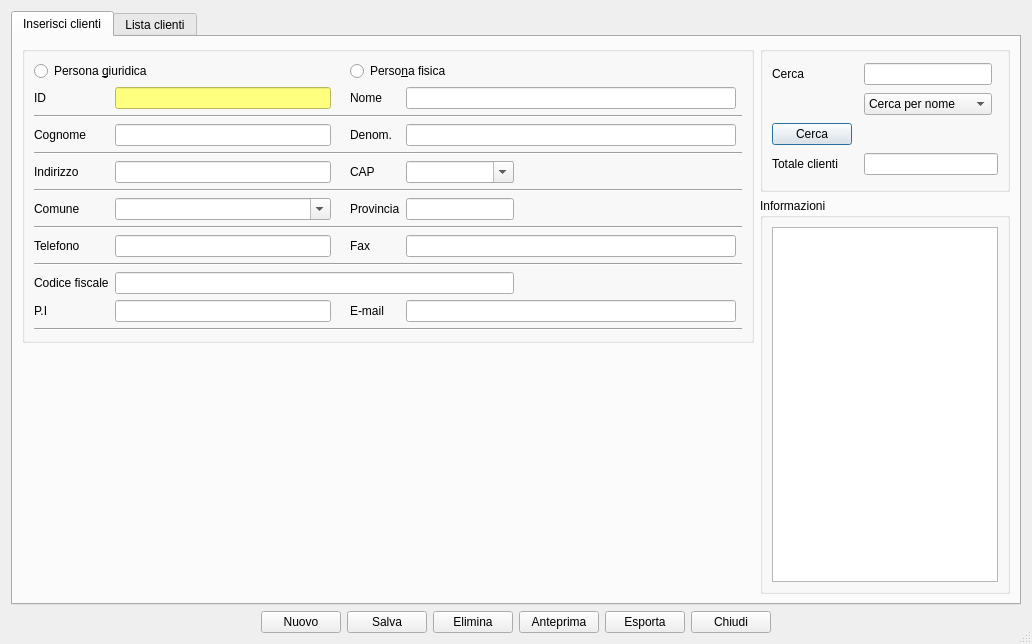
<?xml version="1.0" encoding="UTF-8"?>
<ui version="4.0">
 <class>user</class>
 <widget class="QDialog" name="user">
  <property name="windowModality">
   <enum>Qt::WindowModal</enum>
  </property>
  <property name="geometry">
   <rect>
    <x>0</x>
    <y>0</y>
    <width>1032</width>
    <height>644</height>
   </rect>
  </property>
  <property name="sizePolicy">
   <sizepolicy hsizetype="Preferred" vsizetype="Preferred">
    <horstretch>0</horstretch>
    <verstretch>0</verstretch>
   </sizepolicy>
  </property>
  <property name="windowTitle">
   <string>Clienti</string>
  </property>
  <property name="windowIcon">
   <iconset resource="../fabaria.qrc">
    <normaloff>:/images/system-users.png</normaloff>:/images/system-users.png</iconset>
  </property>
  <property name="sizeGripEnabled">
   <bool>true</bool>
  </property>
  <property name="modal">
   <bool>true</bool>
  </property>
  <layout class="QGridLayout" name="gridLayout">
   <item row="0" column="0" colspan="8">
    <widget class="QTabWidget" name="tabWidget">
     <property name="currentIndex">
      <number>0</number>
     </property>
     <widget class="QWidget" name="tab">
      <attribute name="title">
       <string>Inserisci clienti</string>
      </attribute>
      <layout class="QGridLayout" name="gridLayout_7">
       <item row="0" column="0" rowspan="2">
        <widget class="QGroupBox" name="groupBox">
         <property name="sizePolicy">
          <sizepolicy hsizetype="Preferred" vsizetype="Preferred">
           <horstretch>0</horstretch>
           <verstretch>0</verstretch>
          </sizepolicy>
         </property>
         <property name="minimumSize">
          <size>
           <width>0</width>
           <height>0</height>
          </size>
         </property>
         <layout class="QGridLayout" name="gridLayout_5">
          <item row="4" column="1">
           <widget class="QLineEdit" name="cognome"/>
          </item>
          <item row="6" column="1">
           <widget class="QLineEdit" name="indirizzo"/>
          </item>
          <item row="6" column="3">
           <widget class="QLabel" name="label_13">
            <property name="text">
             <string>CAP</string>
            </property>
           </widget>
          </item>
          <item row="8" column="0">
           <widget class="QLabel" name="label_14">
            <property name="text">
             <string>Comune</string>
            </property>
           </widget>
          </item>
          <item row="4" column="3">
           <widget class="QLabel" name="label_12">
            <property name="text">
             <string>Denom.</string>
            </property>
           </widget>
          </item>
          <item row="6" column="0">
           <widget class="QLabel" name="label_2">
            <property name="text">
             <string>Indirizzo</string>
            </property>
           </widget>
          </item>
          <item row="0" column="0" colspan="2">
           <widget class="QRadioButton" name="radioButton">
            <property name="text">
             <string>Persona &amp;giuridica</string>
            </property>
           </widget>
          </item>
          <item row="8" column="3">
           <widget class="QLabel" name="label_15">
            <property name="text">
             <string>Provincia</string>
            </property>
           </widget>
          </item>
          <item row="10" column="0">
           <widget class="QLabel" name="label_5">
            <property name="text">
             <string>Telefono</string>
            </property>
           </widget>
          </item>
          <item row="13" column="3">
           <widget class="QLabel" name="label_6">
            <property name="text">
             <string>E-mail</string>
            </property>
           </widget>
          </item>
          <item row="4" column="0">
           <widget class="QLabel" name="label_4">
            <property name="text">
             <string>Cognome</string>
            </property>
           </widget>
          </item>
          <item row="14" column="0" colspan="10">
           <widget class="Line" name="line_3">
            <property name="orientation">
             <enum>Qt::Horizontal</enum>
            </property>
           </widget>
          </item>
          <item row="10" column="3">
           <widget class="QLabel" name="label_11">
            <property name="text">
             <string>Fax</string>
            </property>
           </widget>
          </item>
          <item row="11" column="0" colspan="10">
           <widget class="Line" name="line_2">
            <property name="orientation">
             <enum>Qt::Horizontal</enum>
            </property>
           </widget>
          </item>
          <item row="13" column="1">
           <widget class="QLineEdit" name="part_iva"/>
          </item>
          <item row="13" column="0">
           <widget class="QLabel" name="label_10">
            <property name="text">
             <string>P.I</string>
            </property>
           </widget>
          </item>
          <item row="10" column="1">
           <widget class="QLineEdit" name="telefono"/>
          </item>
          <item row="9" column="0" colspan="10">
           <widget class="Line" name="line">
            <property name="orientation">
             <enum>Qt::Horizontal</enum>
            </property>
           </widget>
          </item>
          <item row="2" column="1">
           <widget class="QLineEdit" name="id">
            <property name="styleSheet">
             <string notr="true">background-color:rgb(255, 255, 127)</string>
            </property>
            <property name="dragEnabled">
             <bool>false</bool>
            </property>
            <property name="cursorMoveStyle">
             <enum>Qt::VisualMoveStyle</enum>
            </property>
           </widget>
          </item>
          <item row="2" column="3">
           <widget class="QLabel" name="label_3">
            <property name="text">
             <string>Nome</string>
            </property>
           </widget>
          </item>
          <item row="2" column="0">
           <widget class="QLabel" name="label">
            <property name="text">
             <string>ID</string>
            </property>
           </widget>
          </item>
          <item row="12" column="0">
           <widget class="QLabel" name="label_9">
            <property name="text">
             <string>Codice fiscale</string>
            </property>
           </widget>
          </item>
          <item row="8" column="1">
           <widget class="QComboBox" name="comune">
            <property name="editable">
             <bool>true</bool>
            </property>
           </widget>
          </item>
          <item row="8" column="4" colspan="4">
           <widget class="QLineEdit" name="prov"/>
          </item>
          <item row="12" column="1" colspan="7">
           <widget class="QLineEdit" name="cod_f"/>
          </item>
          <item row="7" column="0" colspan="10">
           <widget class="Line" name="line_6">
            <property name="orientation">
             <enum>Qt::Horizontal</enum>
            </property>
           </widget>
          </item>
          <item row="5" column="0" colspan="10">
           <widget class="Line" name="line_5">
            <property name="orientation">
             <enum>Qt::Horizontal</enum>
            </property>
           </widget>
          </item>
          <item row="3" column="0" colspan="10">
           <widget class="Line" name="line_4">
            <property name="orientation">
             <enum>Qt::Horizontal</enum>
            </property>
           </widget>
          </item>
          <item row="12" column="8">
           <widget class="QLabel" name="codfis_image">
            <property name="text">
             <string/>
            </property>
           </widget>
          </item>
          <item row="13" column="2">
           <widget class="QLabel" name="codiva_image">
            <property name="text">
             <string/>
            </property>
           </widget>
          </item>
          <item row="0" column="3" colspan="5">
           <widget class="QRadioButton" name="radioButton_2">
            <property name="text">
             <string>Perso&amp;na fisica</string>
            </property>
           </widget>
          </item>
          <item row="2" column="4" colspan="5">
           <widget class="QLineEdit" name="nome">
            <property name="cursorMoveStyle">
             <enum>Qt::VisualMoveStyle</enum>
            </property>
           </widget>
          </item>
          <item row="4" column="4" colspan="5">
           <widget class="QLineEdit" name="denom"/>
          </item>
          <item row="0" column="8">
           <spacer name="horizontalSpacer_4">
            <property name="orientation">
             <enum>Qt::Horizontal</enum>
            </property>
            <property name="sizeHint" stdset="0">
             <size>
              <width>40</width>
              <height>20</height>
             </size>
            </property>
           </spacer>
          </item>
          <item row="6" column="4" colspan="4">
           <widget class="QComboBox" name="cap">
            <property name="editable">
             <bool>true</bool>
            </property>
           </widget>
          </item>
          <item row="6" column="8">
           <spacer name="horizontalSpacer_5">
            <property name="orientation">
             <enum>Qt::Horizontal</enum>
            </property>
            <property name="sizeHint" stdset="0">
             <size>
              <width>40</width>
              <height>20</height>
             </size>
            </property>
           </spacer>
          </item>
          <item row="8" column="8">
           <spacer name="horizontalSpacer_6">
            <property name="orientation">
             <enum>Qt::Horizontal</enum>
            </property>
            <property name="sizeHint" stdset="0">
             <size>
              <width>40</width>
              <height>20</height>
             </size>
            </property>
           </spacer>
          </item>
          <item row="10" column="4" colspan="5">
           <widget class="QLineEdit" name="fax"/>
          </item>
          <item row="13" column="4" colspan="5">
           <widget class="QLineEdit" name="email"/>
          </item>
         </layout>
        </widget>
       </item>
       <item row="0" column="1">
        <widget class="QGroupBox" name="groupBox_2">
         <property name="minimumSize">
          <size>
           <width>250</width>
           <height>0</height>
          </size>
         </property>
         <property name="maximumSize">
          <size>
           <width>250</width>
           <height>16777215</height>
          </size>
         </property>
         <property name="title">
          <string/>
         </property>
         <layout class="QGridLayout" name="gridLayout_3">
          <item row="0" column="2">
           <widget class="QLineEdit" name="cerca"/>
          </item>
          <item row="3" column="0" colspan="2">
           <widget class="QLabel" name="label_7">
            <property name="text">
             <string>Totale clienti</string>
            </property>
           </widget>
          </item>
          <item row="1" column="2">
           <widget class="QComboBox" name="combo_pref">
            <item>
             <property name="text">
              <string>Cerca per nome</string>
             </property>
            </item>
            <item>
             <property name="text">
              <string>Cerca per cognome</string>
             </property>
            </item>
            <item>
             <property name="text">
              <string>Cerca per denominazione</string>
             </property>
            </item>
           </widget>
          </item>
          <item row="0" column="0">
           <widget class="QLabel" name="label_8">
            <property name="text">
             <string>Cerca</string>
            </property>
           </widget>
          </item>
          <item row="2" column="0">
           <widget class="QPushButton" name="cerca_user">
            <property name="text">
             <string>Cerca</string>
            </property>
            <property name="icon">
             <iconset resource="../fabaria.qrc">
              <normaloff>:/images/edit-find.png</normaloff>:/images/edit-find.png</iconset>
            </property>
           </widget>
          </item>
          <item row="3" column="2" colspan="2">
           <widget class="QLineEdit" name="totale_list"/>
          </item>
          <item row="2" column="1" colspan="2">
           <spacer name="horizontalSpacer">
            <property name="orientation">
             <enum>Qt::Horizontal</enum>
            </property>
            <property name="sizeHint" stdset="0">
             <size>
              <width>174</width>
              <height>20</height>
             </size>
            </property>
           </spacer>
          </item>
         </layout>
        </widget>
       </item>
       <item row="2" column="0">
        <spacer name="verticalSpacer">
         <property name="orientation">
          <enum>Qt::Vertical</enum>
         </property>
         <property name="sizeHint" stdset="0">
          <size>
           <width>20</width>
           <height>40</height>
          </size>
         </property>
        </spacer>
       </item>
       <item row="1" column="1" rowspan="2">
        <widget class="QGroupBox" name="groupBox_3">
         <property name="maximumSize">
          <size>
           <width>250</width>
           <height>16777215</height>
          </size>
         </property>
         <property name="title">
          <string>Informazioni</string>
         </property>
         <layout class="QGridLayout" name="gridLayout_4">
          <item row="0" column="0">
           <widget class="QTextEdit" name="dettagli">
            <property name="readOnly">
             <bool>true</bool>
            </property>
           </widget>
          </item>
         </layout>
        </widget>
       </item>
      </layout>
     </widget>
     <widget class="QWidget" name="tab_2">
      <attribute name="title">
       <string>Lista clienti</string>
      </attribute>
      <layout class="QGridLayout" name="gridLayout_6">
       <item row="0" column="0">
        <widget class="QTableView" name="g_lista">
         <property name="sizePolicy">
          <sizepolicy hsizetype="Expanding" vsizetype="Expanding">
           <horstretch>0</horstretch>
           <verstretch>0</verstretch>
          </sizepolicy>
         </property>
         <attribute name="verticalHeaderDefaultSectionSize">
          <number>15</number>
         </attribute>
        </widget>
       </item>
      </layout>
     </widget>
    </widget>
   </item>
   <item row="1" column="1">
    <widget class="QPushButton" name="pushButton">
     <property name="toolTip">
      <string>Nuovo</string>
     </property>
     <property name="text">
      <string>Nuovo</string>
     </property>
     <property name="icon">
      <iconset resource="../fabaria.qrc">
       <normaloff>:/images/documentation.png</normaloff>:/images/documentation.png</iconset>
     </property>
     <property name="iconSize">
      <size>
       <width>16</width>
       <height>16</height>
      </size>
     </property>
    </widget>
   </item>
   <item row="1" column="2">
    <widget class="QPushButton" name="salva">
     <property name="toolTip">
      <string>Salva</string>
     </property>
     <property name="text">
      <string>Salva</string>
     </property>
     <property name="icon">
      <iconset resource="../fabaria.qrc">
       <normaloff>:/images/document-save.png</normaloff>:/images/document-save.png</iconset>
     </property>
     <property name="iconSize">
      <size>
       <width>16</width>
       <height>16</height>
      </size>
     </property>
    </widget>
   </item>
   <item row="1" column="3">
    <widget class="QPushButton" name="elimina">
     <property name="toolTip">
      <string>Elimina</string>
     </property>
     <property name="text">
      <string>Elimina</string>
     </property>
     <property name="icon">
      <iconset resource="../fabaria.qrc">
       <normaloff>:/images/edit-delete.png</normaloff>:/images/edit-delete.png</iconset>
     </property>
     <property name="iconSize">
      <size>
       <width>16</width>
       <height>16</height>
      </size>
     </property>
    </widget>
   </item>
   <item row="1" column="4">
    <widget class="QPushButton" name="preview">
     <property name="toolTip">
      <string>Anteprima di stampa</string>
     </property>
     <property name="text">
      <string>Anteprima</string>
     </property>
     <property name="icon">
      <iconset resource="../fabaria.qrc">
       <normaloff>:/images/document-preview.png</normaloff>:/images/document-preview.png</iconset>
     </property>
     <property name="iconSize">
      <size>
       <width>16</width>
       <height>16</height>
      </size>
     </property>
    </widget>
   </item>
   <item row="1" column="5">
    <widget class="QPushButton" name="esporta_all">
     <property name="text">
      <string>Esporta</string>
     </property>
     <property name="icon">
      <iconset resource="../fabaria.qrc">
       <normaloff>:/images/transform.png</normaloff>:/images/transform.png</iconset>
     </property>
    </widget>
   </item>
   <item row="1" column="6">
    <widget class="QPushButton" name="esci">
     <property name="toolTip">
      <string>&lt;html&gt;&lt;head/&gt;&lt;body&gt;&lt;p&gt;Chiudi&lt;/p&gt;&lt;/body&gt;&lt;/html&gt;</string>
     </property>
     <property name="text">
      <string>Chiudi</string>
     </property>
     <property name="icon">
      <iconset resource="../../backup_restore_db/images.qrc">
       <normaloff>:/images/dialog-close.png</normaloff>:/images/dialog-close.png</iconset>
     </property>
     <property name="iconSize">
      <size>
       <width>16</width>
       <height>16</height>
      </size>
     </property>
    </widget>
   </item>
   <item row="1" column="7">
    <spacer name="horizontalSpacer_2">
     <property name="orientation">
      <enum>Qt::Horizontal</enum>
     </property>
     <property name="sizeHint" stdset="0">
      <size>
       <width>40</width>
       <height>20</height>
      </size>
     </property>
    </spacer>
   </item>
   <item row="1" column="0">
    <spacer name="horizontalSpacer_3">
     <property name="orientation">
      <enum>Qt::Horizontal</enum>
     </property>
     <property name="sizeHint" stdset="0">
      <size>
       <width>40</width>
       <height>20</height>
      </size>
     </property>
    </spacer>
   </item>
  </layout>
 </widget>
 <tabstops>
  <tabstop>radioButton</tabstop>
  <tabstop>id</tabstop>
  <tabstop>nome</tabstop>
  <tabstop>cognome</tabstop>
  <tabstop>indirizzo</tabstop>
  <tabstop>cap</tabstop>
  <tabstop>comune</tabstop>
  <tabstop>prov</tabstop>
  <tabstop>telefono</tabstop>
  <tabstop>fax</tabstop>
  <tabstop>cod_f</tabstop>
  <tabstop>part_iva</tabstop>
  <tabstop>email</tabstop>
  <tabstop>cerca</tabstop>
  <tabstop>combo_pref</tabstop>
  <tabstop>cerca_user</tabstop>
  <tabstop>totale_list</tabstop>
  <tabstop>dettagli</tabstop>
 </tabstops>
 <resources>
  <include location="../../backup_restore_db/images.qrc"/>
  <include location="../fabaria.qrc"/>
 </resources>
 <connections/>
</ui>
